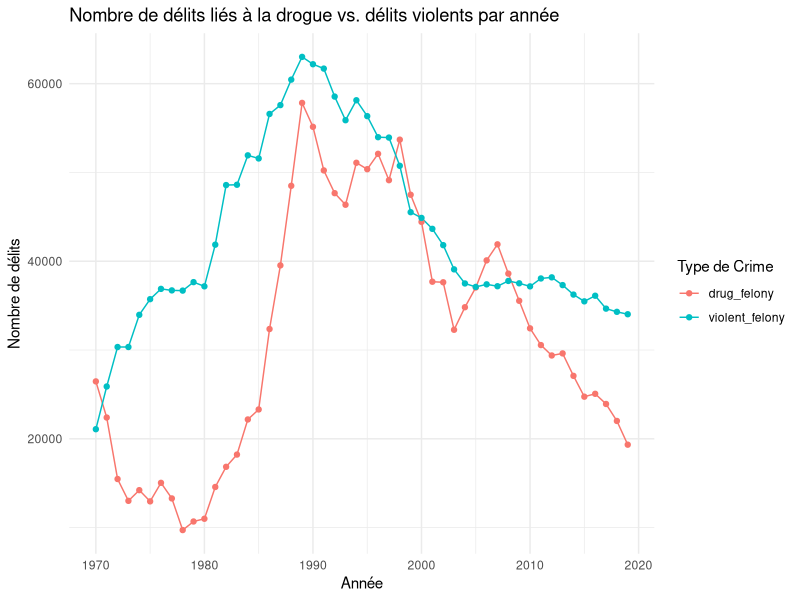
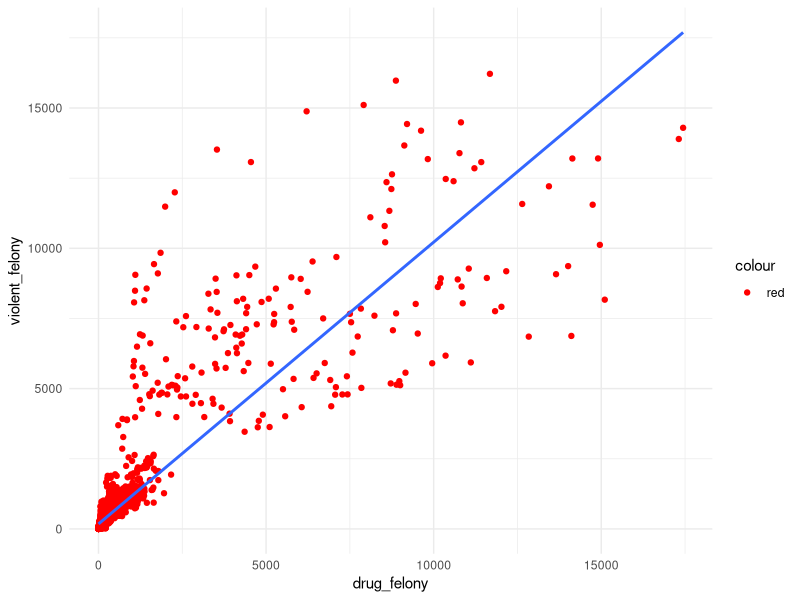
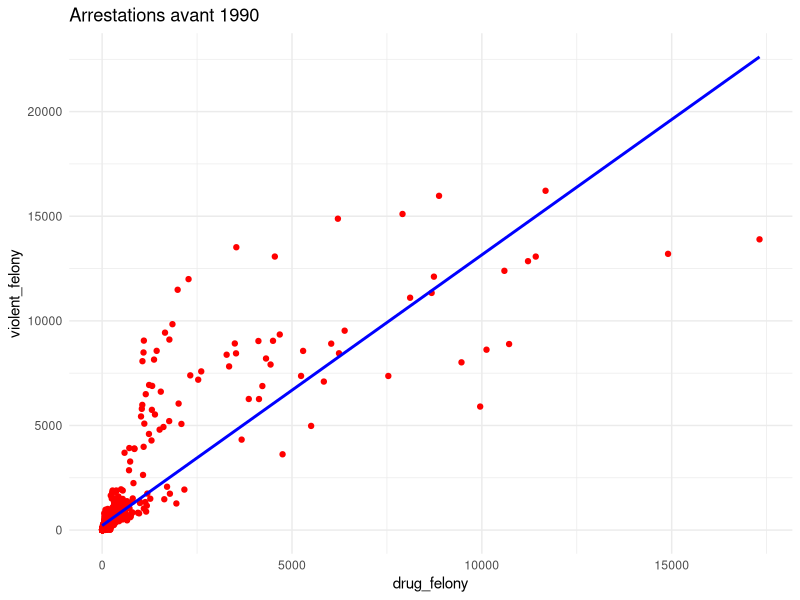
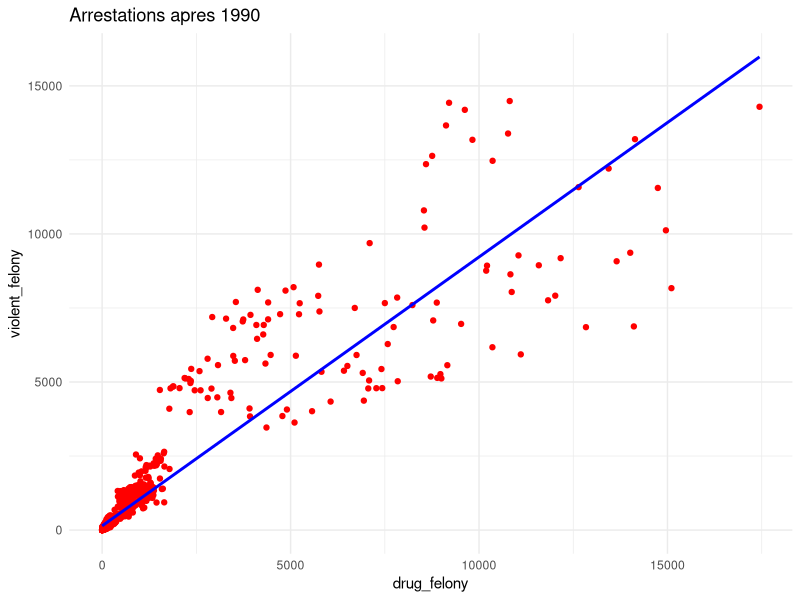

Write the R code that produced these figures, in order.
## ---- chunk 1
knitr::opts_chunk$set(echo = TRUE)
## ---- chunk 2
library(dplyr)
library(readr)
library(tidyverse)
library(ggplot2)
library(tidyr) # Pour pivot_longer

## ---- chunk 3
Data <- read_delim("adult-arrests-by-county-beginning-1970.csv",delim=",")

## ---- chunk 4
str(Data)
summary(Data)
donnees <- na.omit(Data) 

donnees$drug_felony <- as.numeric(Data$"Drug Felony")
donnees$violent_felony <- as.numeric(Data$"Violent Felony")

## ---- chunk 5
# Transformer les données au format long
donnees_long <- pivot_longer(donnees,
                             cols = c("drug_felony", "violent_felony"),
                             names_to = "Type_of_Crime",
                             values_to = "Count")
donnees_long_sum <- aggregate(Count ~ Year + Type_of_Crime, data = donnees_long, sum) #aggregation sur les années qui fait la somme de drug_felony et violent_felony pour chaque année.

# Créer le graphique
ggplot(donnees_long_sum, aes(x = Year, y = Count, color = Type_of_Crime)) +
  geom_line() +
  geom_point() +
  theme_minimal() +
  labs(title = "Nombre de délits liés à la drogue vs. délits violents par année",
       x = "Année",
       y = "Nombre de délits",
       color = "Type de Crime")
## ---- chunk 6
# Nuage de points pour visualiser la relation
ggplot() + 
  geom_point(data = donnees, aes(x = drug_felony, y = violent_felony, color = "red")) +
  geom_smooth(data = donnees, aes(x = drug_felony, y = violent_felony), method = lm, se = FALSE) +
  scale_color_manual(values = c("red")) +
  theme_minimal()

## ---- chunk 7
# Filtrer les données pour les arrestations avant 1990
donnees_avant_1990 <- donnees %>% filter(Year < 1990)

# Graphique des arrestations avant 1990
ggplot(donnees_avant_1990, aes(x = drug_felony, y = violent_felony)) + 
  geom_point(color = "red") +
  geom_smooth(aes(x = drug_felony, y = violent_felony), method = lm, se = FALSE, color = "blue") +
  scale_color_manual(values = c("red")) +
  theme_minimal() +
  ggtitle("Arrestations avant 1990")
## ---- chunk 8
# Filtrer les données pour les arrestations apres 1990
donnees_apres_1990 <- donnees %>% filter(Year >= 1990)

# Graphique des arrestations apres 1990
ggplot(donnees_apres_1990, aes(x = drug_felony, y = violent_felony)) + 
  geom_point(color = "red") +
  geom_smooth(aes(x = drug_felony, y = violent_felony), method = lm, se = FALSE, color = "blue") +
  scale_color_manual(values = c("red")) +
  theme_minimal() +
  ggtitle("Arrestations apres 1990")
## ---- chunk 9
cor.test(donnees_avant_1990$drug_felony, donnees_avant_1990$violent_felony)
## ---- chunk 10
cor.test(donnees_apres_1990$drug_felony, donnees_apres_1990$violent_felony)
## ---- chunk 11
lm(donnees_avant_1990$violent_felony ~ donnees_avant_1990$drug_felony)
## ---- chunk 12
lm(donnees_apres_1990$violent_felony ~ donnees_apres_1990$drug_felony)
